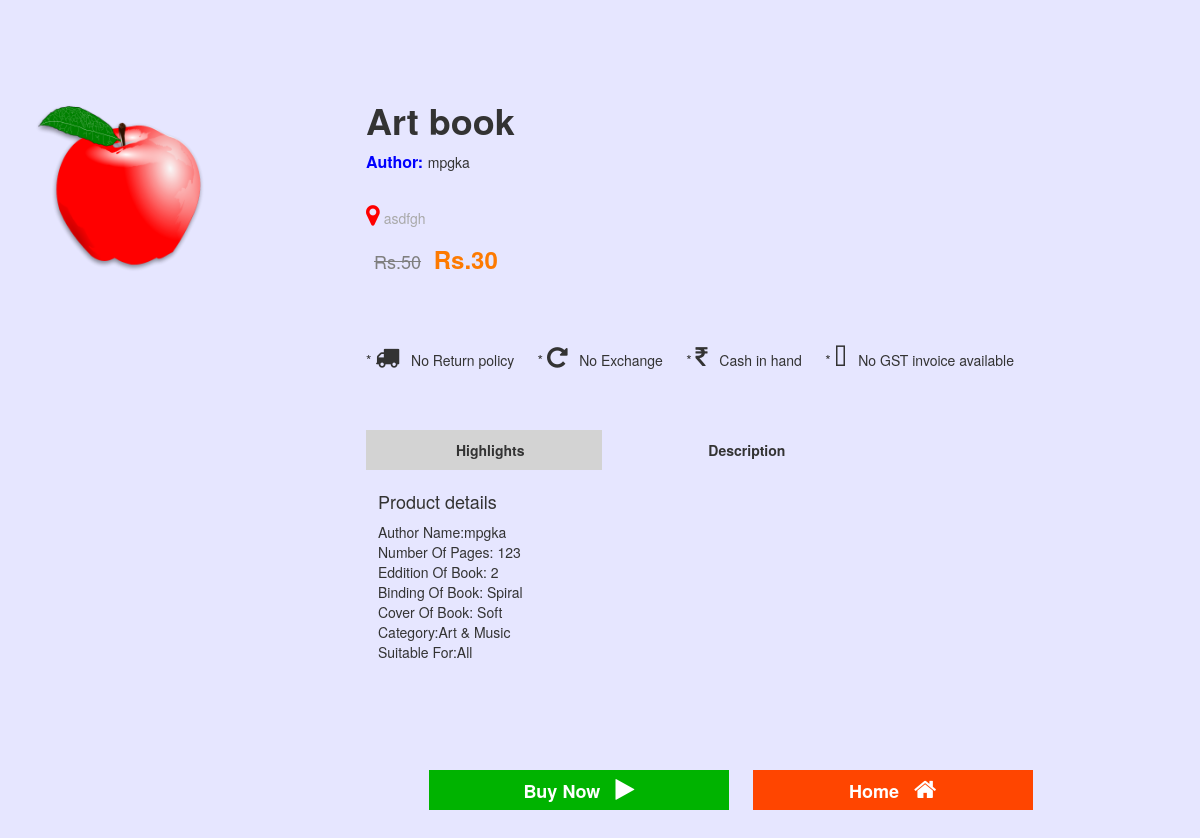
The page /details.php?id=43 on the database its author committed.
### tables this page shows
CREATE TABLE `book` (
  `id` int(255) NOT NULL,
  `NameOfBook` varchar(255) NOT NULL,
  `BookAuthorName` varchar(255) NOT NULL,
  `DescriptionOfBook` varchar(255) NOT NULL,
  `NumberOfPages` varchar(255) NOT NULL,
  `EdditionOfBook` varchar(255) NOT NULL,
  `BindingOfBook` varchar(255) NOT NULL,
  `CoverOfBook` varchar(255) NOT NULL,
  `Category` varchar(255) NOT NULL,
  `SuitableFor` varchar(255) NOT NULL,
  `ActualPrice` varchar(255) NOT NULL,
  `SellingPrice` varchar(255) NOT NULL,
  `BookImage` varchar(255) NOT NULL,
  `SName` varchar(255) NOT NULL,
  `SEId` varchar(255) NOT NULL,
  `SPhoNo` varchar(255) NOT NULL,
  `SAdd` varchar(255) NOT NULL,
  `BookStore` varchar(255) NOT NULL
);

### details.php (the view, shortened to what this page needs)
<?php
    $host='localhost';
    $username='root';
    $password='';
    $dbname = "bookbasket";
    $conn=mysqli_connect($host,$username,$password,"$dbname");
?>
<!DOCTYPE html>
<html lang="en">
<head>
<link rel="stylesheet" href="https://cdnjs.cloudflare.com/ajax/libs/font-awesome/4.7.0/css/font-awesome.min.css">
<link rel="stylesheet" href="css/styles.css">
<link rel="stylesheet" href="css/ms.css">
 <link rel="stylesheet" href="https://maxcdn.bootstrapcdn.com/bootstrap/3.4.1/css/bootstrap.min.css">
</head>
<body style="background: #e6e6ff;">
<div class="container">
<div class="left">
<?php
	$id=$_GET['id'];
	$querydisplay=mysqli_query($conn,"select * from `book` where id='$id'");
	$result=mysqli_fetch_array($querydisplay);
?>
<br><br>
<br><br><br>
<p>&nbsp&nbsp&nbsp&nbsp<img src=" <?php echo $result['BookImage']; ?>" height="50%" width="50%"> </p>
</div>
<div class="right">
<br><br><br><br>
<h1><strong><?php echo $result['NameOfBook']; ?></strong></h1>
<p><span style="color: blue; font-size: 16px; font-weight: bold">Author: </span><?php echo $result['BookAuthorName']; ?></p>
<br>
<i style="color: red; font-size:24px" class="fa">&#xf041;</i>
<span style="color: DarkGrey; font-size: 18"><?php echo $result['SAdd']; ?></span>
<div class="price" style="background: #e6e6ff;">
    <span class="usual">Rs.<?php echo $result['ActualPrice']; ?></span>
     <span class="special">Rs.<?php echo $result['SellingPrice']; ?></span>
</div>
<br><br><br>
*&nbsp<i style="font-size:24px" class="fa">&#xf0d1;</i> &nbsp No Return policy&nbsp&nbsp&nbsp&nbsp&nbsp
*&nbsp<i style="font-size:24px" class="fa">&#xf01e;</i> &nbsp No Exchange&nbsp&nbsp&nbsp&nbsp&nbsp
*&nbsp<i style="font-size:24px" class="fa">&#xf156;</i> &nbsp Cash in hand&nbsp&nbsp&nbsp&nbsp&nbsp
*&nbsp<i style="font-size:24px" class="fa">&#xf570;</i> &nbsp No GST invoice available
<div class="hero">
<br><br><br>
<div class="form-box">
<div class="button-box">
<div id="btn"></div>
<button type="button" class="toggle-btn" onclick="details()"><b>Highlights</b></span></button>
<button type="button" class="toggle-btn" onclick="description()"><b>Description</b></button>
</div>
<div id="details" class="input-group" class="input-field">
<h4>Product details</h1>
<p>Author Name:<?php echo $result['BookAuthorName']; ?> <br>
Number Of Pages: <?php echo $result['NumberOfPages']; ?><br>
Eddition Of Book: <?php echo $result['EdditionOfBook']; ?><br>
Binding Of Book: <?php echo $result['BindingOfBook']; ?><br>
Cover Of Book: <?php echo $result['CoverOfBook']; ?><br>
Category:<?php echo $result['Category']; ?><br>
Suitable For:<?php echo $result['SuitableFor']; ?><br>
</p>
</div>
</div>
</div>
</div>
        </div>
 <br><br>
</body>
</html>

### css/styles.css (style rules this page uses)
* { margin: 0; padding: 0; }
body { margin: 20px auto; font-family: "Lato"; font-weight: 300; }

### details.php (style rules this page uses)
* { box-sizing: border-box; }
img { vertical-align: middle; }
.container { width: 100%; height: 100%; background:#e6e6ff; margin: auto; }
.container .left { width: 30%; height: auto; background-color: none; float: left; }
.container .right { width: 70%; height: 100%; background-color: none; float: right; }
.price { background: none repeat scroll 0 0 #F7F7F7; color: #383838; font-size: 24px; font-weight: bold; line-height: 16px; margin: 17px 0 10px; padding: 6px 0 6px 8px; }
.usual { color: #7F7F7F; font-size: 18px; font-weight: normal; line-height: 16px; padding-right: 6px; text-decoration: line-through; background: #e6e6ff; }
.special { color: #FD7A01; font-weight: bold; text-decoration: none; background: #e6e6ff; }
.hero { width: 0; height: auto; }
.form-box { width: 510px; height: 320px; position: relative; margin: 6% auto; padding: 0; background: #e6e6ff; overflow: hidden; }
.button-box { width: 510px; position: relative; }
.toggle-btn { padding: 10px 90px; cursor: pointer; background: transparent; border: 0; outline: none; position: relative; }
.input-group { top: 50px; padding: 2px; position: absolute; width: 480px; transition: .5s; }
#btn { top: 0; left: 0; position: absolute; width: 236px; height: 100%; background: LightGrey; transition: .5s; }
#details { left: 10px; }

### rows shown on the page
book: BookImage (picture), NameOfBook "Art book", BookAuthorName "mpgka", SAdd "asdfgh", ActualPrice "50", SellingPrice "30", NumberOfPages "123", EdditionOfBook "2", BindingOfBook "Spiral", CoverOfBook "Soft", Category "Art & Music", SuitableFor "All"
